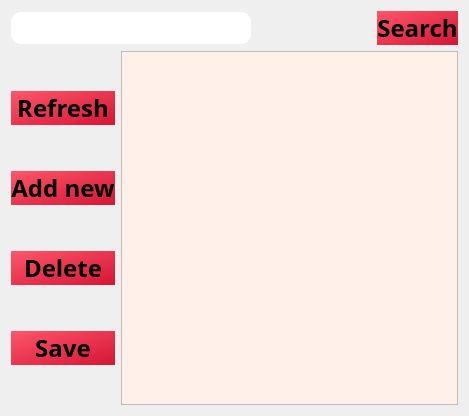
      <widget class="QWidget" name="tab_3">
       <attribute name="title">
        <string>Professor</string>
       </attribute>
       <layout class="QVBoxLayout" name="verticalLayout_6">
        <item>
         <layout class="QVBoxLayout" name="verticalLayout_4">
          <item>
           <layout class="QHBoxLayout" name="horizontalLayout_4">
            <item>
             <widget class="QLineEdit" name="lineEdit_prof">
              <property name="font">
               <font>
                <family>Segoe UI Semibold</family>
                <pointsize>20</pointsize>
                <bold>true</bold>
               </font>
              </property>
              <property name="styleSheet">
               <string notr="true">/* Search bar container */
QLineEdit#lineEdit_prof {
  position: relative;
  display: inline-block;
  height: 32px;
  width: 240px;
  margin: 0;
  padding: 0;
  background-color: #fff;
  border: none;
  border-radius: 10px;
color:#0d0d0d;
}
</string>
              </property>
              <property name="frame">
               <bool>true</bool>
              </property>
             </widget>
            </item>
            <item>
             <spacer name="horizontalSpacer_4">
              <property name="orientation">
               <enum>Qt::Horizontal</enum>
              </property>
              <property name="sizeType">
               <enum>QSizePolicy::Maximum</enum>
              </property>
              <property name="sizeHint" stdset="0">
               <size>
                <width>120</width>
                <height>30</height>
               </size>
              </property>
             </spacer>
            </item>
            <item>
             <widget class="QPushButton" name="search_prof">
              <property name="font">
               <font>
                <family>Gilroy</family>
                <pointsize>18</pointsize>
                <bold>true</bold>
               </font>
              </property>
              <property name="styleSheet">
               <string notr="true">background: qlineargradient(spread:pad, x1:0, y1:0, x2:1, y2:1, stop:0 rgba(254, 86, 106, 255), stop:1 rgba(213, 21, 53, 255));
border: none;
font-family: Gilroy,sans-serif;</string>
              </property>
              <property name="text">
               <string>Search</string>
              </property>
              <property name="icon">
               <iconset resource="Resource.qrc">
                <normaloff>:/new/img/Artboard 1 copy.png</normaloff>:/new/img/Artboard 1 copy.png</iconset>
              </property>
              <property name="iconSize">
               <size>
                <width>25</width>
                <height>25</height>
               </size>
              </property>
             </widget>
            </item>
           </layout>
          </item>
          <item>
           <layout class="QHBoxLayout" name="horizontalLayout_2">
            <item>
             <layout class="QVBoxLayout" name="verticalLayout_2">
              <item>
               <spacer name="verticalSpacer_13">
                <property name="orientation">
                 <enum>Qt::Vertical</enum>
                </property>
                <property name="sizeHint" stdset="0">
                 <size>
                  <width>20</width>
                  <height>40</height>
                 </size>
                </property>
               </spacer>
              </item>
              <item>
               <widget class="QPushButton" name="refreshPButton">
                <property name="font">
                 <font>
                  <family>Gilroy</family>
                  <pointsize>18</pointsize>
                  <bold>true</bold>
                 </font>
                </property>
                <property name="styleSheet">
                 <string notr="true">background: qlineargradient(spread:pad, x1:0, y1:0, x2:1, y2:1, stop:0 rgba(254, 86, 106, 255), stop:1 rgba(213, 21, 53, 255));
border: none;
font-family: Gilroy,sans-serif;</string>
                </property>
                <property name="text">
                 <string>Refresh</string>
                </property>
                <property name="icon">
                 <iconset>
                  <selectedoff>:/new/img/ref.png</selectedoff>
                 </iconset>
                </property>
                <property name="iconSize">
                 <size>
                  <width>30</width>
                  <height>30</height>
                 </size>
                </property>
               </widget>
              </item>
              <item>
               <spacer name="verticalSpacer_14">
                <property name="orientation">
                 <enum>Qt::Vertical</enum>
                </property>
                <property name="sizeHint" stdset="0">
                 <size>
                  <width>20</width>
                  <height>40</height>
                 </size>
                </property>
               </spacer>
              </item>
              <item>
               <widget class="QPushButton" name="addProfessor">
                <property name="font">
                 <font>
                  <family>Gilroy</family>
                  <pointsize>18</pointsize>
                  <bold>true</bold>
                 </font>
                </property>
                <property name="styleSheet">
                 <string notr="true">background: qlineargradient(spread:pad, x1:0, y1:0, x2:1, y2:1, stop:0 rgba(254, 86, 106, 255), stop:1 rgba(213, 21, 53, 255));
border: none;
font-family: Gilroy,sans-serif;</string>
                </property>
                <property name="text">
                 <string>Add new</string>
                </property>
                <property name="icon">
                 <iconset>
                  <selectedoff>:/new/img/add.png</selectedoff>
                 </iconset>
                </property>
                <property name="iconSize">
                 <size>
                  <width>30</width>
                  <height>30</height>
                 </size>
                </property>
               </widget>
              </item>
              <item>
               <spacer name="verticalSpacer_15">
                <property name="orientation">
                 <enum>Qt::Vertical</enum>
                </property>
                <property name="sizeHint" stdset="0">
                 <size>
                  <width>20</width>
                  <height>40</height>
                 </size>
                </property>
               </spacer>
              </item>
              <item>
               <widget class="QPushButton" name="delete_prof">
                <property name="font">
                 <font>
                  <family>Gilroy</family>
                  <pointsize>18</pointsize>
                  <bold>true</bold>
                 </font>
                </property>
                <property name="styleSheet">
                 <string notr="true">background: qlineargradient(spread:pad, x1:0, y1:0, x2:1, y2:1, stop:0 rgba(254, 86, 106, 255), stop:1 rgba(213, 21, 53, 255));
border: none;
font-family: Gilroy,sans-serif;</string>
                </property>
                <property name="text">
                 <string>Delete</string>
                </property>
                <property name="icon">
                 <iconset>
                  <selectedoff>:/new/img/delete.png</selectedoff>
                 </iconset>
                </property>
                <property name="iconSize">
                 <size>
                  <width>30</width>
                  <height>30</height>
                 </size>
                </property>
               </widget>
              </item>
              <item>
               <spacer name="verticalSpacer_16">
                <property name="orientation">
                 <enum>Qt::Vertical</enum>
                </property>
                <property name="sizeHint" stdset="0">
                 <size>
                  <width>20</width>
                  <height>40</height>
                 </size>
                </property>
               </spacer>
              </item>
              <item>
               <widget class="QPushButton" name="save_prof">
                <property name="font">
                 <font>
                  <family>Gilroy</family>
                  <pointsize>18</pointsize>
                  <bold>true</bold>
                 </font>
                </property>
                <property name="styleSheet">
                 <string notr="true">background: qlineargradient(spread:pad, x1:0, y1:0, x2:1, y2:1, stop:0 rgba(254, 86, 106, 255), stop:1 rgba(213, 21, 53, 255));
border: none;
font-family: Gilroy,sans-serif;</string>
                </property>
                <property name="text">
                 <string>Save</string>
                </property>
                <property name="icon">
                 <iconset>
                  <selectedoff>:/new/img/save.png</selectedoff>
                 </iconset>
                </property>
                <property name="iconSize">
                 <size>
                  <width>30</width>
                  <height>30</height>
                 </size>
                </property>
               </widget>
              </item>
              <item>
               <spacer name="verticalSpacer_17">
                <property name="orientation">
                 <enum>Qt::Vertical</enum>
                </property>
                <property name="sizeHint" stdset="0">
                 <size>
                  <width>20</width>
                  <height>40</height>
                 </size>
                </property>
               </spacer>
              </item>
             </layout>
            </item>
            <item>
             <widget class="QTableWidget" name="professorTable">
              <property name="styleSheet">
               <string notr="true">QWidget {
    background-color: rgb(255, 241, 233);
    color: #ffffff;
 font-weight: bold;
}

QHeaderView::section {
    background-color: qlineargradient(spread:pad, x1:0, y1:0, x2:1, y2:1, stop:0 rgba(254, 86, 106, 255), stop:1 rgba(213, 21, 53, 255));
    padding: 4px;
    border: 1px solid #fffff8;
    font-size: 16pt;
}

QTableWidget {
    gridline-color: #fffff8;
    font-size: 14pt;
}

QTableView::item 
{
    font-size: 14pt;
	color: rgb(0, 0, 0);
    font-size: 14pt;
}
</string>
              </property>
              <property name="editTriggers">
               <set>QAbstractItemView::NoEditTriggers</set>
              </property>
              <property name="alternatingRowColors">
               <bool>true</bool>
              </property>
              <property name="selectionMode">
               <enum>QAbstractItemView::SingleSelection</enum>
              </property>
              <property name="selectionBehavior">
               <enum>QAbstractItemView::SelectRows</enum>
              </property>
              <property name="sortingEnabled">
               <bool>true</bool>
              </property>
              <attribute name="horizontalHeaderStretchLastSection">
               <bool>true</bool>
              </attribute>
             </widget>
            </item>
           </layout>
          </item>
         </layout>
        </item>
       </layout>
      </widget>
